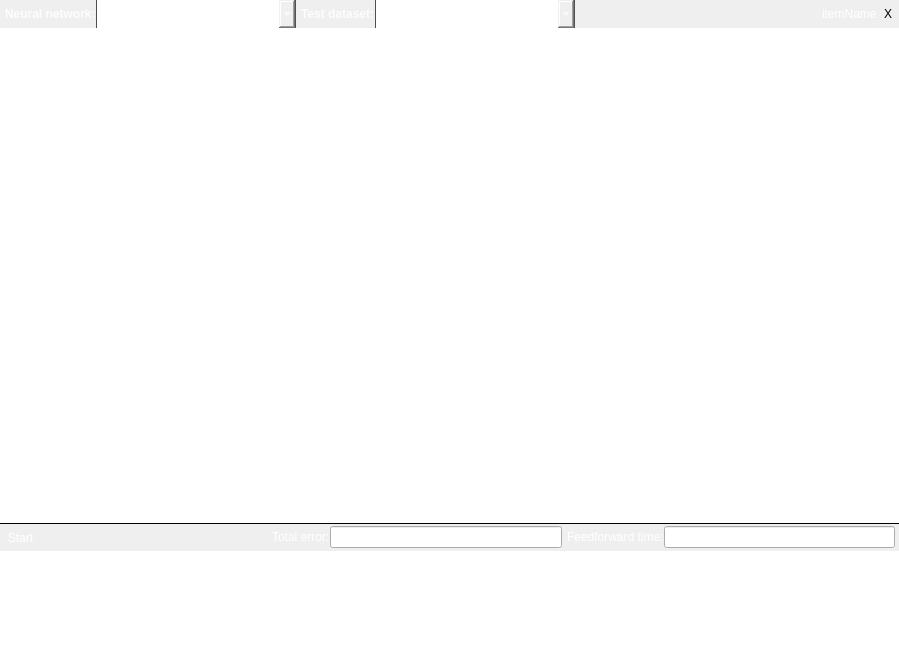
<?xml version="1.0" encoding="UTF-8"?>
<ui version="4.0">
 <class>DatasetTestWidget</class>
 <widget class="QWidget" name="DatasetTestWidget">
  <property name="geometry">
   <rect>
    <x>0</x>
    <y>0</y>
    <width>899</width>
    <height>665</height>
   </rect>
  </property>
  <property name="sizePolicy">
   <sizepolicy hsizetype="Preferred" vsizetype="Preferred">
    <horstretch>1</horstretch>
    <verstretch>0</verstretch>
   </sizepolicy>
  </property>
  <property name="minimumSize">
   <size>
    <width>80</width>
    <height>0</height>
   </size>
  </property>
  <property name="windowTitle">
   <string>Form</string>
  </property>
  <layout class="QVBoxLayout" name="verticalLayout">
   <property name="spacing">
    <number>0</number>
   </property>
   <property name="margin">
    <number>0</number>
   </property>
   <item>
    <widget class="QFrame" name="topToolBar">
     <property name="minimumSize">
      <size>
       <width>0</width>
       <height>28</height>
      </size>
     </property>
     <property name="maximumSize">
      <size>
       <width>16777215</width>
       <height>28</height>
      </size>
     </property>
     <property name="styleSheet">
      <string notr="true">#topToolBar{
	background-image: url(:toolbar);
}</string>
     </property>
     <property name="lineWidth">
      <number>0</number>
     </property>
     <layout class="QHBoxLayout" name="horizontalLayout" stretch="0,0,0,0,0,0,0">
      <property name="spacing">
       <number>0</number>
      </property>
      <property name="margin">
       <number>0</number>
      </property>
      <item>
       <widget class="QLabel" name="label_2">
        <property name="text">
         <string>&lt;html&gt;&lt;head/&gt;&lt;body&gt;&lt;p&gt;&lt;span style=&quot; font-weight:600; color:#fffcfd;&quot;&gt;Neural network:&lt;/span&gt;&lt;/p&gt;&lt;/body&gt;&lt;/html&gt;</string>
        </property>
        <property name="indent">
         <number>5</number>
        </property>
       </widget>
      </item>
      <item>
       <widget class="QComboBox" name="networkBox">
        <property name="minimumSize">
         <size>
          <width>200</width>
          <height>28</height>
         </size>
        </property>
        <property name="styleSheet">
         <string notr="true">#networkBox{
	color: white;
	border: 0px;
	border-left: 1px solid rgb(80, 80, 80);
	border-right: 1px solid rgb(80, 80, 80);
	background-image: url(:/toolbarMidLight);
}

#networkBox:hover{
	color: white;
	border-left: 1px solid rgb(80, 80, 80);
	border-right: 1px solid rgb(80, 80, 80);
	background-image: url(:/toolbarLight);
}

#networkBox::drop-down{
	border: 0px;
	background-image: url(:/comboBoxArrow);
	width: 20px;
	background-repeat: none;
	background-position: left;
}
</string>
        </property>
        <item>
         <property name="text">
          <string>Network 2-8-8-2 (v1)</string>
         </property>
        </item>
        <item>
         <property name="text">
          <string>Network 2-14-2</string>
         </property>
        </item>
       </widget>
      </item>
      <item>
       <widget class="QLabel" name="label">
        <property name="text">
         <string>&lt;html&gt;&lt;head/&gt;&lt;body&gt;&lt;p&gt;&lt;span style=&quot; font-weight:600; color:#fffcfd;&quot;&gt;Test dataset:&lt;/span&gt;&lt;/p&gt;&lt;/body&gt;&lt;/html&gt;</string>
        </property>
        <property name="indent">
         <number>5</number>
        </property>
       </widget>
      </item>
      <item>
       <widget class="QComboBox" name="datasetBox">
        <property name="minimumSize">
         <size>
          <width>200</width>
          <height>28</height>
         </size>
        </property>
        <property name="styleSheet">
         <string notr="true">#datasetBox{
	color: white;
	border: 0px;
	border-left: 1px solid rgb(80, 80, 80);
	border-right: 1px solid rgb(80, 80, 80);
	background-image: url(:/toolbarMidLight);
}

#datasetBox:hover{
	color: white;
	border-left: 1px solid rgb(80, 80, 80);
	border-right: 1px solid rgb(80, 80, 80);
	background-image: url(:/toolbarLight);
}

#datasetBox::drop-down{
	border: 0px;
	background-image: url(:/comboBoxArrow);
	width: 20px;
	background-repeat: none;
	background-position: left;
}
</string>
        </property>
        <item>
         <property name="text">
          <string>Test set 1</string>
         </property>
        </item>
       </widget>
      </item>
      <item>
       <spacer name="horizontalSpacer">
        <property name="orientation">
         <enum>Qt::Horizontal</enum>
        </property>
        <property name="sizeHint" stdset="0">
         <size>
          <width>40</width>
          <height>20</height>
         </size>
        </property>
       </spacer>
      </item>
      <item>
       <widget class="QLabel" name="itemName">
        <property name="palette">
         <palette>
          <active>
           <colorrole role="WindowText">
            <brush brushstyle="SolidPattern">
             <color alpha="255">
              <red>255</red>
              <green>255</green>
              <blue>255</blue>
             </color>
            </brush>
           </colorrole>
          </active>
          <inactive>
           <colorrole role="WindowText">
            <brush brushstyle="SolidPattern">
             <color alpha="255">
              <red>255</red>
              <green>255</green>
              <blue>255</blue>
             </color>
            </brush>
           </colorrole>
          </inactive>
          <disabled>
           <colorrole role="WindowText">
            <brush brushstyle="SolidPattern">
             <color alpha="255">
              <red>152</red>
              <green>152</green>
              <blue>153</blue>
             </color>
            </brush>
           </colorrole>
          </disabled>
         </palette>
        </property>
        <property name="font">
         <font>
          <weight>50</weight>
          <bold>false</bold>
         </font>
        </property>
        <property name="text">
         <string>itemName</string>
        </property>
       </widget>
      </item>
      <item>
       <widget class="QToolButton" name="closeButton">
        <property name="minimumSize">
         <size>
          <width>0</width>
          <height>28</height>
         </size>
        </property>
        <property name="text">
         <string>X</string>
        </property>
        <property name="icon">
         <iconset resource="../styles.qrc">
          <normaloff>:/close22</normaloff>:/close22</iconset>
        </property>
        <property name="iconSize">
         <size>
          <width>22</width>
          <height>22</height>
         </size>
        </property>
        <property name="autoRaise">
         <bool>true</bool>
        </property>
       </widget>
      </item>
     </layout>
    </widget>
   </item>
   <item>
    <widget class="QSplitter" name="splitter">
     <property name="styleSheet">
      <string notr="true">#splitter::handle:vertical{
	background-color: rgb(0, 0, 0);
}</string>
     </property>
     <property name="orientation">
      <enum>Qt::Vertical</enum>
     </property>
     <property name="handleWidth">
      <number>1</number>
     </property>
     <property name="childrenCollapsible">
      <bool>false</bool>
     </property>
     <widget class="QTableView" name="datasetView">
      <property name="sizePolicy">
       <sizepolicy hsizetype="Expanding" vsizetype="Preferred">
        <horstretch>0</horstretch>
        <verstretch>4</verstretch>
       </sizepolicy>
      </property>
      <property name="font">
       <font>
        <pointsize>9</pointsize>
       </font>
      </property>
      <property name="frameShape">
       <enum>QFrame::NoFrame</enum>
      </property>
      <attribute name="horizontalHeaderDefaultSectionSize">
       <number>80</number>
      </attribute>
      <attribute name="horizontalHeaderMinimumSectionSize">
       <number>25</number>
      </attribute>
      <attribute name="verticalHeaderDefaultSectionSize">
       <number>20</number>
      </attribute>
      <attribute name="verticalHeaderMinimumSectionSize">
       <number>20</number>
      </attribute>
     </widget>
     <widget class="QFrame" name="frame">
      <property name="sizePolicy">
       <sizepolicy hsizetype="Preferred" vsizetype="Preferred">
        <horstretch>0</horstretch>
        <verstretch>1</verstretch>
       </sizepolicy>
      </property>
      <property name="frameShape">
       <enum>QFrame::NoFrame</enum>
      </property>
      <property name="frameShadow">
       <enum>QFrame::Raised</enum>
      </property>
      <layout class="QVBoxLayout" name="verticalLayout_2">
       <property name="spacing">
        <number>0</number>
       </property>
       <property name="margin">
        <number>0</number>
       </property>
       <item>
        <widget class="QFrame" name="frame_4">
         <property name="minimumSize">
          <size>
           <width>0</width>
           <height>27</height>
          </size>
         </property>
         <property name="maximumSize">
          <size>
           <width>16777215</width>
           <height>27</height>
          </size>
         </property>
         <property name="styleSheet">
          <string notr="true">#frame_4{
	background-image: url(:toolbar);
	background-position: bottom;
}</string>
         </property>
         <property name="frameShape">
          <enum>QFrame::NoFrame</enum>
         </property>
         <property name="frameShadow">
          <enum>QFrame::Raised</enum>
         </property>
         <layout class="QHBoxLayout" name="horizontalLayout_2">
          <property name="spacing">
           <number>0</number>
          </property>
          <property name="leftMargin">
           <number>0</number>
          </property>
          <property name="topMargin">
           <number>0</number>
          </property>
          <property name="rightMargin">
           <number>4</number>
          </property>
          <property name="bottomMargin">
           <number>0</number>
          </property>
          <item>
           <widget class="QToolButton" name="startTestBtn">
            <property name="styleSheet">
             <string notr="true">color: white;</string>
            </property>
            <property name="text">
             <string>Start</string>
            </property>
            <property name="icon">
             <iconset resource="../styles.qrc">
              <normaloff>:/start22</normaloff>:/start22</iconset>
            </property>
            <property name="iconSize">
             <size>
              <width>18</width>
              <height>18</height>
             </size>
            </property>
            <property name="toolButtonStyle">
             <enum>Qt::ToolButtonFollowStyle</enum>
            </property>
            <property name="autoRaise">
             <bool>true</bool>
            </property>
            <property name="arrowType">
             <enum>Qt::NoArrow</enum>
            </property>
           </widget>
          </item>
          <item>
           <spacer name="horizontalSpacer_3">
            <property name="orientation">
             <enum>Qt::Horizontal</enum>
            </property>
            <property name="sizeHint" stdset="0">
             <size>
              <width>40</width>
              <height>20</height>
             </size>
            </property>
           </spacer>
          </item>
          <item>
           <widget class="QLabel" name="label_4">
            <property name="text">
             <string>&lt;html&gt;&lt;head/&gt;&lt;body&gt;&lt;p&gt;&lt;span style=&quot; color:#ffffff;&quot;&gt;Total error:&lt;/span&gt;&lt;/p&gt;&lt;/body&gt;&lt;/html&gt;</string>
            </property>
           </widget>
          </item>
          <item>
           <widget class="QLineEdit" name="totalErrorEdit">
            <property name="text">
             <string/>
            </property>
            <property name="readOnly">
             <bool>true</bool>
            </property>
           </widget>
          </item>
          <item>
           <widget class="QLabel" name="label_3">
            <property name="text">
             <string>&lt;html&gt;&lt;head/&gt;&lt;body&gt;&lt;p&gt;&lt;span style=&quot; color:#ffffff;&quot;&gt;Feedforward time:&lt;/span&gt;&lt;/p&gt;&lt;/body&gt;&lt;/html&gt;</string>
            </property>
            <property name="indent">
             <number>5</number>
            </property>
           </widget>
          </item>
          <item>
           <widget class="QLineEdit" name="ffTimeEdit">
            <property name="text">
             <string/>
            </property>
            <property name="readOnly">
             <bool>true</bool>
            </property>
           </widget>
          </item>
         </layout>
        </widget>
       </item>
       <item>
        <widget class="QTableWidget" name="errorTable">
         <property name="minimumSize">
          <size>
           <width>0</width>
           <height>100</height>
          </size>
         </property>
         <property name="frameShape">
          <enum>QFrame::NoFrame</enum>
         </property>
         <attribute name="horizontalHeaderDefaultSectionSize">
          <number>80</number>
         </attribute>
         <attribute name="horizontalHeaderMinimumSectionSize">
          <number>25</number>
         </attribute>
         <attribute name="verticalHeaderDefaultSectionSize">
          <number>20</number>
         </attribute>
         <attribute name="verticalHeaderMinimumSectionSize">
          <number>20</number>
         </attribute>
        </widget>
       </item>
      </layout>
     </widget>
    </widget>
   </item>
  </layout>
 </widget>
 <resources>
  <include location="../styles.qrc"/>
 </resources>
 <connections/>
</ui>
